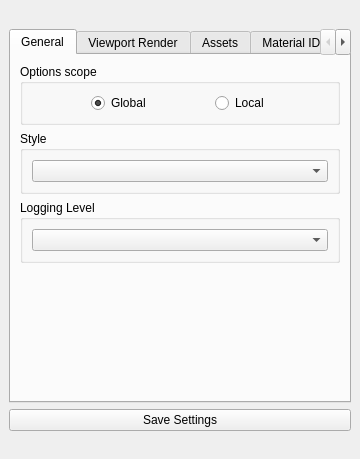
<?xml version="1.0" encoding="UTF-8"?>
<ui version="4.0">
 <class>OptionsWin</class>
 <widget class="QMainWindow" name="OptionsWin">
  <property name="geometry">
   <rect>
    <x>0</x>
    <y>0</y>
    <width>360</width>
    <height>459</height>
   </rect>
  </property>
  <property name="sizePolicy">
   <sizepolicy hsizetype="Preferred" vsizetype="Fixed">
    <horstretch>0</horstretch>
    <verstretch>0</verstretch>
   </sizepolicy>
  </property>
  <property name="minimumSize">
   <size>
    <width>360</width>
    <height>459</height>
   </size>
  </property>
  <property name="maximumSize">
   <size>
    <width>360</width>
    <height>459</height>
   </size>
  </property>
  <property name="windowTitle">
   <string>arUtils Options</string>
  </property>
  <property name="windowOpacity">
   <double>1.000000000000000</double>
  </property>
  <property name="tabShape">
   <enum>QTabWidget::Rounded</enum>
  </property>
  <property name="dockNestingEnabled">
   <bool>true</bool>
  </property>
  <widget class="QWidget" name="centralwidget">
   <layout class="QVBoxLayout" name="verticalLayout_21">
    <item>
     <layout class="QHBoxLayout" name="maxDistanceLayout">
      <property name="leftMargin">
       <number>11</number>
      </property>
      <item>
       <widget class="QLabel" name="mainIcon">
        <property name="text">
         <string/>
        </property>
        <property name="pixmap">
         <pixmap>../../aruitils0.1.2/icons/arOptions.png</pixmap>
        </property>
       </widget>
      </item>
     </layout>
    </item>
    <item>
     <layout class="QHBoxLayout" name="confirmLayout">
      <property name="spacing">
       <number>6</number>
      </property>
      <item>
       <widget class="QTabWidget" name="tabWidget">
        <property name="sizePolicy">
         <sizepolicy hsizetype="Expanding" vsizetype="Expanding">
          <horstretch>0</horstretch>
          <verstretch>0</verstretch>
         </sizepolicy>
        </property>
        <property name="minimumSize">
         <size>
          <width>0</width>
          <height>0</height>
         </size>
        </property>
        <property name="currentIndex">
         <number>0</number>
        </property>
        <property name="movable">
         <bool>false</bool>
        </property>
        <widget class="QWidget" name="General">
         <attribute name="title">
          <string>General</string>
         </attribute>
         <layout class="QVBoxLayout" name="verticalLayout">
          <item>
           <layout class="QVBoxLayout" name="verticalLayout_2">
            <property name="spacing">
             <number>6</number>
            </property>
            <item>
             <layout class="QVBoxLayout" name="verticalLayout_5">
              <item>
               <widget class="QGroupBox" name="groupBox_11">
                <property name="maximumSize">
                 <size>
                  <width>16777215</width>
                  <height>70</height>
                 </size>
                </property>
                <property name="title">
                 <string>Options scope</string>
                </property>
                <layout class="QVBoxLayout" name="verticalLayout_25">
                 <item>
                  <layout class="QHBoxLayout" name="horizontalLayout_6">
                   <item>
                    <spacer name="horizontalSpacer">
                     <property name="orientation">
                      <enum>Qt::Horizontal</enum>
                     </property>
                     <property name="sizeHint" stdset="0">
                      <size>
                       <width>40</width>
                       <height>20</height>
                      </size>
                     </property>
                    </spacer>
                   </item>
                   <item>
                    <widget class="QRadioButton" name="radioGlobal">
                     <property name="text">
                      <string>Global</string>
                     </property>
                     <property name="checked">
                      <bool>true</bool>
                     </property>
                    </widget>
                   </item>
                   <item>
                    <spacer name="horizontalSpacer_3">
                     <property name="orientation">
                      <enum>Qt::Horizontal</enum>
                     </property>
                     <property name="sizeHint" stdset="0">
                      <size>
                       <width>40</width>
                       <height>20</height>
                      </size>
                     </property>
                    </spacer>
                   </item>
                   <item>
                    <widget class="QRadioButton" name="radioLocal">
                     <property name="text">
                      <string>Local</string>
                     </property>
                    </widget>
                   </item>
                   <item>
                    <spacer name="horizontalSpacer_2">
                     <property name="orientation">
                      <enum>Qt::Horizontal</enum>
                     </property>
                     <property name="sizeHint" stdset="0">
                      <size>
                       <width>40</width>
                       <height>20</height>
                      </size>
                     </property>
                    </spacer>
                   </item>
                  </layout>
                 </item>
                </layout>
               </widget>
              </item>
              <item>
               <layout class="QVBoxLayout" name="verticalLayout_6">
                <item>
                 <widget class="QGroupBox" name="groupBox_2">
                  <property name="maximumSize">
                   <size>
                    <width>16777215</width>
                    <height>70</height>
                   </size>
                  </property>
                  <property name="title">
                   <string>Style</string>
                  </property>
                  <layout class="QVBoxLayout" name="verticalLayout_7">
                   <item>
                    <layout class="QVBoxLayout" name="verticalLayout_4">
                     <property name="spacing">
                      <number>0</number>
                     </property>
                     <item>
                      <widget class="QComboBox" name="styleDropDown">
                       <property name="editable">
                        <bool>false</bool>
                       </property>
                       <property name="currentIndex">
                        <number>-1</number>
                       </property>
                       <property name="maxVisibleItems">
                        <number>200</number>
                       </property>
                      </widget>
                     </item>
                    </layout>
                   </item>
                  </layout>
                 </widget>
                </item>
               </layout>
              </item>
              <item>
               <widget class="QGroupBox" name="groupBox">
                <property name="maximumSize">
                 <size>
                  <width>16777215</width>
                  <height>70</height>
                 </size>
                </property>
                <property name="title">
                 <string>Logging Level</string>
                </property>
                <layout class="QVBoxLayout" name="verticalLayout_8">
                 <item>
                  <layout class="QVBoxLayout" name="verticalLayout_17">
                   <item>
                    <widget class="QComboBox" name="loggingDropDown">
                     <property name="maxVisibleItems">
                      <number>20</number>
                     </property>
                    </widget>
                   </item>
                  </layout>
                 </item>
                </layout>
               </widget>
              </item>
             </layout>
            </item>
            <item>
             <spacer name="verticalSpacer_2">
              <property name="orientation">
               <enum>Qt::Vertical</enum>
              </property>
              <property name="sizeHint" stdset="0">
               <size>
                <width>20</width>
                <height>40</height>
               </size>
              </property>
             </spacer>
            </item>
           </layout>
          </item>
          <item>
           <spacer name="verticalSpacer">
            <property name="orientation">
             <enum>Qt::Vertical</enum>
            </property>
            <property name="sizeHint" stdset="0">
             <size>
              <width>20</width>
              <height>40</height>
             </size>
            </property>
           </spacer>
          </item>
         </layout>
        </widget>
        <widget class="QWidget" name="VR">
         <attribute name="title">
          <string>Viewport Render</string>
         </attribute>
         <layout class="QVBoxLayout" name="verticalLayout_10">
          <item>
           <layout class="QVBoxLayout" name="verticalLayout_9">
            <item>
             <layout class="QVBoxLayout" name="verticalLayout_12">
              <item>
               <widget class="QGroupBox" name="groupBox_3">
                <property name="maximumSize">
                 <size>
                  <width>16777215</width>
                  <height>70</height>
                 </size>
                </property>
                <property name="title">
                 <string>Start Mode</string>
                </property>
                <layout class="QVBoxLayout" name="verticalLayout_14">
                 <item>
                  <layout class="QVBoxLayout" name="verticalLayout_13">
                   <item>
                    <widget class="QComboBox" name="renderModeDropDown"/>
                   </item>
                  </layout>
                 </item>
                 <item>
                  <widget class="QCheckBox" name="naviMinimizeBtn">
                   <property name="text">
                    <string>minimize while navigating</string>
                   </property>
                  </widget>
                 </item>
                </layout>
               </widget>
              </item>
              <item>
               <layout class="QVBoxLayout" name="verticalLayout_11">
                <item>
                 <widget class="QGroupBox" name="groupBox_4">
                  <property name="maximumSize">
                   <size>
                    <width>16777215</width>
                    <height>70</height>
                   </size>
                  </property>
                  <property name="title">
                   <string>Renderpath</string>
                  </property>
                  <layout class="QVBoxLayout" name="verticalLayout_18">
                   <item>
                    <widget class="QLabel" name="label_4">
                     <property name="font">
                      <font>
                       <italic>true</italic>
                       <underline>false</underline>
                      </font>
                     </property>
                     <property name="text">
                      <string>$TEMP is the default workspace path. </string>
                     </property>
                    </widget>
                   </item>
                   <item>
                    <layout class="QHBoxLayout" name="horizontalLayout_2">
                     <property name="spacing">
                      <number>0</number>
                     </property>
                     <item>
                      <widget class="QLineEdit" name="renderPathField">
                       <property name="minimumSize">
                        <size>
                         <width>0</width>
                         <height>20</height>
                        </size>
                       </property>
                       <property name="text">
                        <string/>
                       </property>
                      </widget>
                     </item>
                     <item>
                      <widget class="QPushButton" name="exploreBtn">
                       <property name="minimumSize">
                        <size>
                         <width>0</width>
                         <height>0</height>
                        </size>
                       </property>
                       <property name="maximumSize">
                        <size>
                         <width>20</width>
                         <height>20</height>
                        </size>
                       </property>
                       <property name="text">
                        <string/>
                       </property>
                       <property name="icon">
                        <iconset>
                         <normaloff>../../aruitils0.1.2/icons/arSearch.png</normaloff>../../aruitils0.1.2/icons/arSearch.png</iconset>
                       </property>
                       <property name="flat">
                        <bool>true</bool>
                       </property>
                      </widget>
                     </item>
                    </layout>
                   </item>
                  </layout>
                 </widget>
                </item>
               </layout>
              </item>
             </layout>
            </item>
            <item>
             <widget class="QGroupBox" name="groupBox_7">
              <property name="maximumSize">
               <size>
                <width>16777215</width>
                <height>120</height>
               </size>
              </property>
              <property name="title">
               <string>Store Settings</string>
              </property>
              <layout class="QVBoxLayout" name="verticalLayout_19">
               <item>
                <widget class="QCheckBox" name="vrLights">
                 <property name="text">
                  <string>Include Lights</string>
                 </property>
                </widget>
               </item>
               <item>
                <widget class="QCheckBox" name="vrLightLinking">
                 <property name="text">
                  <string>Include Light Linking</string>
                 </property>
                </widget>
               </item>
               <item>
                <widget class="QCheckBox" name="vrRenderGlobals">
                 <property name="text">
                  <string>Include Render Globals</string>
                 </property>
                </widget>
               </item>
              </layout>
             </widget>
            </item>
            <item>
             <spacer name="verticalSpacer_3">
              <property name="orientation">
               <enum>Qt::Vertical</enum>
              </property>
              <property name="sizeHint" stdset="0">
               <size>
                <width>20</width>
                <height>40</height>
               </size>
              </property>
             </spacer>
            </item>
           </layout>
          </item>
          <item>
           <spacer name="verticalSpacer_4">
            <property name="orientation">
             <enum>Qt::Vertical</enum>
            </property>
            <property name="sizeHint" stdset="0">
             <size>
              <width>20</width>
              <height>40</height>
             </size>
            </property>
           </spacer>
          </item>
         </layout>
        </widget>
        <widget class="QWidget" name="AssetTab">
         <attribute name="title">
          <string>Assets</string>
         </attribute>
         <layout class="QGridLayout" name="gridLayout_2">
          <property name="horizontalSpacing">
           <number>6</number>
          </property>
          <property name="verticalSpacing">
           <number>0</number>
          </property>
          <property name="margin">
           <number>9</number>
          </property>
          <item row="1" column="0">
           <widget class="QGroupBox" name="groupBox_5">
            <property name="title">
             <string>New Project</string>
            </property>
            <layout class="QVBoxLayout" name="verticalLayout_15">
             <property name="spacing">
              <number>0</number>
             </property>
             <property name="leftMargin">
              <number>9</number>
             </property>
             <item>
              <layout class="QHBoxLayout" name="horizontalLayout_3">
               <property name="spacing">
                <number>2</number>
               </property>
               <property name="topMargin">
                <number>0</number>
               </property>
               <item>
                <widget class="QLabel" name="label">
                 <property name="text">
                  <string>Name:</string>
                 </property>
                </widget>
               </item>
               <item>
                <widget class="QLineEdit" name="projectName">
                 <property name="minimumSize">
                  <size>
                   <width>50</width>
                   <height>0</height>
                  </size>
                 </property>
                 <property name="maximumSize">
                  <size>
                   <width>50</width>
                   <height>16777215</height>
                  </size>
                 </property>
                </widget>
               </item>
               <item>
                <widget class="QLabel" name="label_2">
                 <property name="text">
                  <string>Path:</string>
                 </property>
                </widget>
               </item>
               <item>
                <widget class="QLineEdit" name="projectPath"/>
               </item>
               <item>
                <widget class="QPushButton" name="exploreBtnAsset">
                 <property name="minimumSize">
                  <size>
                   <width>20</width>
                   <height>20</height>
                  </size>
                 </property>
                 <property name="maximumSize">
                  <size>
                   <width>20</width>
                   <height>20</height>
                  </size>
                 </property>
                 <property name="text">
                  <string/>
                 </property>
                 <property name="icon">
                  <iconset>
                   <normaloff>../../aruitils0.1.2/icons/arSearch.png</normaloff>../../aruitils0.1.2/icons/arSearch.png</iconset>
                 </property>
                 <property name="flat">
                  <bool>true</bool>
                 </property>
                </widget>
               </item>
               <item>
                <widget class="QLabel" name="label_3">
                 <property name="text">
                  <string>Thumb:</string>
                 </property>
                </widget>
               </item>
               <item>
                <widget class="QLineEdit" name="thumbName">
                 <property name="minimumSize">
                  <size>
                   <width>50</width>
                   <height>0</height>
                  </size>
                 </property>
                 <property name="maximumSize">
                  <size>
                   <width>50</width>
                   <height>16777215</height>
                  </size>
                 </property>
                 <property name="text">
                  <string>thumb</string>
                 </property>
                </widget>
               </item>
              </layout>
             </item>
             <item>
              <spacer name="verticalSpacer_5">
               <property name="orientation">
                <enum>Qt::Vertical</enum>
               </property>
               <property name="sizeHint" stdset="0">
                <size>
                 <width>20</width>
                 <height>40</height>
                </size>
               </property>
              </spacer>
             </item>
             <item>
              <widget class="QPushButton" name="addProjectBtn">
               <property name="maximumSize">
                <size>
                 <width>100000</width>
                 <height>16777215</height>
                </size>
               </property>
               <property name="text">
                <string>Add Project</string>
               </property>
              </widget>
             </item>
            </layout>
            <zorder></zorder>
            <zorder>addProjectBtn</zorder>
            <zorder>verticalSpacer_5</zorder>
           </widget>
          </item>
          <item row="2" column="0">
           <widget class="QGroupBox" name="groupBox_6">
            <property name="title">
             <string>Projects</string>
            </property>
            <layout class="QVBoxLayout" name="verticalLayout_16">
             <item>
              <widget class="QTableWidget" name="projectTable">
               <property name="minimumSize">
                <size>
                 <width>0</width>
                 <height>0</height>
                </size>
               </property>
               <property name="maximumSize">
                <size>
                 <width>1000000</width>
                 <height>16777215</height>
                </size>
               </property>
               <property name="mouseTracking">
                <bool>true</bool>
               </property>
               <property name="alternatingRowColors">
                <bool>true</bool>
               </property>
               <property name="selectionMode">
                <enum>QAbstractItemView::SingleSelection</enum>
               </property>
               <property name="selectionBehavior">
                <enum>QAbstractItemView::SelectRows</enum>
               </property>
               <property name="showGrid">
                <bool>false</bool>
               </property>
               <property name="wordWrap">
                <bool>false</bool>
               </property>
               <property name="cornerButtonEnabled">
                <bool>false</bool>
               </property>
               <column>
                <property name="text">
                 <string>Name</string>
                </property>
               </column>
               <column>
                <property name="text">
                 <string>Path</string>
                </property>
               </column>
               <column>
                <property name="text">
                 <string>Thumb</string>
                </property>
               </column>
              </widget>
             </item>
             <item>
              <widget class="QPushButton" name="assetDelete">
               <property name="maximumSize">
                <size>
                 <width>90</width>
                 <height>16777215</height>
                </size>
               </property>
               <property name="text">
                <string>Delete Selected</string>
               </property>
               <property name="autoExclusive">
                <bool>true</bool>
               </property>
              </widget>
             </item>
            </layout>
           </widget>
          </item>
         </layout>
        </widget>
        <widget class="QWidget" name="ID">
         <attribute name="title">
          <string>Material ID </string>
         </attribute>
         <layout class="QVBoxLayout" name="verticalLayout_20">
          <item>
           <widget class="QGroupBox" name="groupBox_8">
            <property name="title">
             <string>ID </string>
            </property>
            <layout class="QVBoxLayout" name="verticalLayout_22">
             <item>
              <layout class="QHBoxLayout" name="horizontalLayout">
               <item>
                <widget class="QLabel" name="label_5">
                 <property name="text">
                  <string>Auto ID Name</string>
                 </property>
                </widget>
               </item>
               <item>
                <widget class="QLineEdit" name="autoIdName"/>
               </item>
              </layout>
             </item>
             <item>
              <spacer name="verticalSpacer_6">
               <property name="orientation">
                <enum>Qt::Vertical</enum>
               </property>
               <property name="sizeHint" stdset="0">
                <size>
                 <width>20</width>
                 <height>243</height>
                </size>
               </property>
              </spacer>
             </item>
            </layout>
           </widget>
          </item>
         </layout>
        </widget>
        <widget class="QWidget" name="TX">
         <attribute name="title">
          <string>TextureSwitch</string>
         </attribute>
         <layout class="QVBoxLayout" name="verticalLayout_24">
          <item>
           <layout class="QVBoxLayout" name="verticalLayout_26">
            <item>
             <widget class="QGroupBox" name="groupBox_9">
              <property name="title">
               <string>Make Tx</string>
              </property>
              <layout class="QVBoxLayout" name="verticalLayout_23">
               <item>
                <layout class="QHBoxLayout" name="horizontalLayout_4">
                 <item>
                  <widget class="QLabel" name="label_6">
                   <property name="text">
                    <string>MakeTx String</string>
                   </property>
                  </widget>
                 </item>
                 <item>
                  <widget class="QLineEdit" name="makeTxString"/>
                 </item>
                </layout>
               </item>
              </layout>
             </widget>
            </item>
           </layout>
          </item>
          <item>
           <layout class="QVBoxLayout" name="verticalLayout_27">
            <item>
             <widget class="QGroupBox" name="groupBox_10">
              <property name="enabled">
               <bool>true</bool>
              </property>
              <property name="title">
               <string>General</string>
              </property>
              <layout class="QGridLayout" name="gridLayout">
               <item row="0" column="0">
                <layout class="QHBoxLayout" name="horizontalLayout_5">
                 <item>
                  <widget class="QCheckBox" name="ignoreStandInsBx">
                   <property name="text">
                    <string>ignore StandIns</string>
                   </property>
                  </widget>
                 </item>
                </layout>
               </item>
              </layout>
             </widget>
            </item>
           </layout>
          </item>
          <item>
           <spacer name="verticalSpacer_7">
            <property name="orientation">
             <enum>Qt::Vertical</enum>
            </property>
            <property name="sizeHint" stdset="0">
             <size>
              <width>20</width>
              <height>40</height>
             </size>
            </property>
           </spacer>
          </item>
         </layout>
        </widget>
       </widget>
      </item>
     </layout>
    </item>
    <item>
     <layout class="QHBoxLayout" name="horizontalLayout_7">
      <property name="spacing">
       <number>0</number>
      </property>
      <item>
       <widget class="QPushButton" name="saveSettingsBtn">
        <property name="sizePolicy">
         <sizepolicy hsizetype="Expanding" vsizetype="Fixed">
          <horstretch>0</horstretch>
          <verstretch>0</verstretch>
         </sizepolicy>
        </property>
        <property name="maximumSize">
         <size>
          <width>16777215</width>
          <height>16777215</height>
         </size>
        </property>
        <property name="text">
         <string>Save Settings</string>
        </property>
       </widget>
      </item>
     </layout>
    </item>
   </layout>
  </widget>
  <widget class="QStatusBar" name="statusbar">
   <property name="enabled">
    <bool>true</bool>
   </property>
   <property name="sizeGripEnabled">
    <bool>false</bool>
   </property>
  </widget>
 </widget>
 <resources/>
 <connections/>
</ui>
